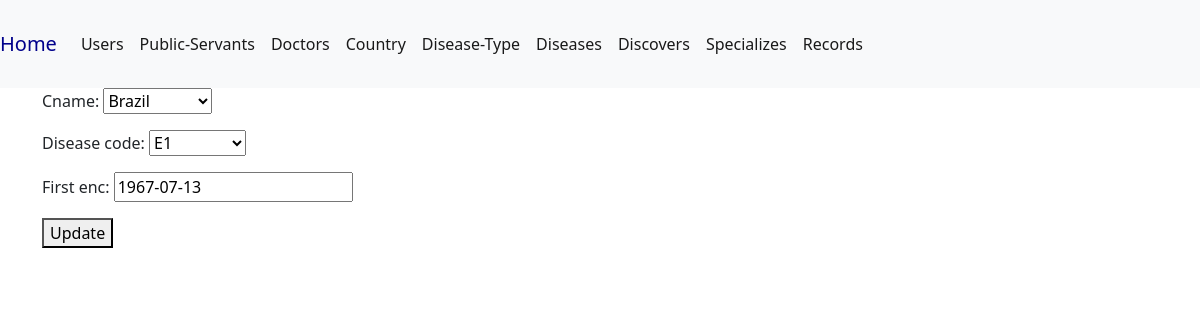
The page /discover/update/1/ on the database its author committed.
### data/models.py (models this page shows, shortened)
class Country(models.Model):
    cname = models.CharField(max_length=50, blank=False, null=False)
    population = models.IntegerField(blank=False, null=False)
    class Meta:
        db_table = "country"
        verbose_name_plural = "country"
    def __str__(self) -> str:
        return self.cname

class Discover(models.Model):
    cname = models.ForeignKey(Country, on_delete=models.CASCADE, blank=False, null=False)
    disease_code = models.ForeignKey(Disease, on_delete=models.CASCADE, blank=False, null=False)
    first_enc = models.DateField()
    class Meta:
        db_table = 'discover'

### data/views.py (the view)
# urls.py: path('discover/update/<int:id>/', updateDiscover, name='update-discover'),
def updateDiscover(request, id):
    discover = Discover.objects.get(id=id)
    form = DiscoverForm(instance=discover)
    context = {'form': form}
    if request.method == 'POST':
        form = DiscoverForm(request.POST, instance=discover)
        if form.is_valid():
            form.save()
            return redirect('discover')
    return render(request, 'update/discover.html', context)

### data/forms.py
class DiscoverForm(ModelForm):
    class Meta:
        model = Discover
        fields = '__all__'

### data/models.py (called while the page is built)
    def __str__(self) -> str:
        return self.disease_code

### templates/update/discover.html
{% extends 'main.html' %}
{% block content %}
    <div class="container">
        <form action="" method="post">{% csrf_token %}
            {{form.as_p}}
            <button type="submit">Update</button>
        </form>
    </div>
{% endblock %}

### rows shown on the page
Country: cname "Brazil"
Discover: disease_code "E1", first_enc "1967-07-13"
